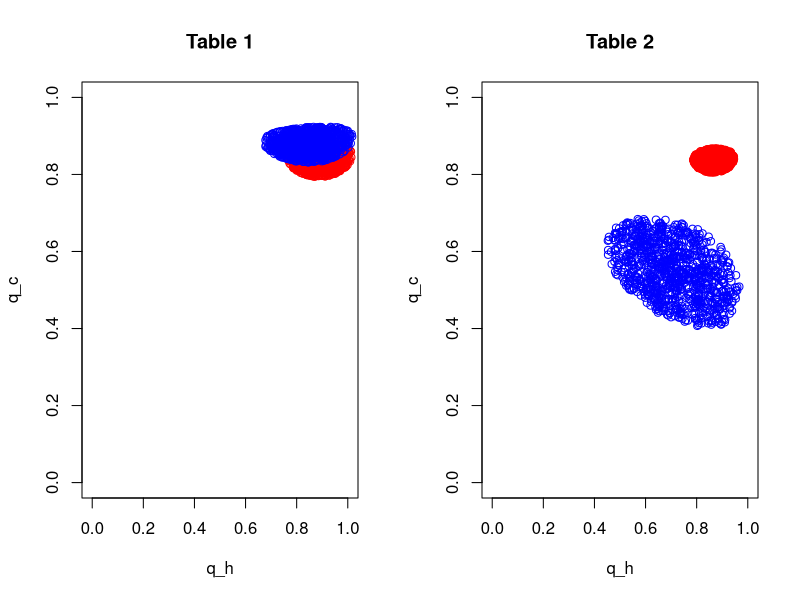

Recreate this plot in R.
## ---- chunk 1
library(knitr)
opts_chunk$set(echo = TRUE, warning = FALSE)
## ---- chunk 2
#the observed data A77
data_raw_matrix = matrix(c(66, 87, 25, 22, 4,
                           13, 14, 15, 9, 4,
                           0, 4, 4, 9, 1,
                           0, 0, 4, 3, 1,
                           0, 0, 0, 1, 1,
                           0, 0, 0, 0, 0), ncol = 5, byrow = TRUE)
data_A77 = prop.table(data_raw_matrix,2)

#the observed data A80
data_raw_matrix = matrix(c(44, 62, 47, 38, 9,
                          10, 13, 8, 11, 5,
                           0, 9, 2, 7, 3,
                           0, 0, 3, 5, 1,
                           0, 0, 0, 1, 0,
                           0, 0, 0, 0, 1), ncol = 5, byrow = TRUE)
data_A80 = prop.table(data_raw_matrix,2)

#the observed data ASE
data_raw_matrix = matrix(c(15, 12, 4,
                          11, 17, 4,
                           0, 21, 4,
                           0, 0, 5), ncol = 3, byrow = TRUE)
data_ASE = prop.table(data_raw_matrix,2)

#the observed data BSE
data_raw_matrix = matrix(c(9, 12, 18, 9, 4,
                          1, 6, 6, 4, 3,
                           0, 2, 3, 4, 0,
                           0, 0, 1, 3, 2,
                           0, 0, 0, 0, 0,
                           0, 0, 0, 0, 0), ncol = 5, byrow = TRUE)
data_BSE = prop.table(data_raw_matrix,2)
## ---- chunk 3
#the data generating function
generate_probabilities = function(theta, n_col_data = 5)
{
	q_c = theta[1]
	q_h = theta[2]
	w_0 = sapply(seq(1, n_col_data, by = 1), function(x){return(`^`(q_c,x))}) #w_0s components (1st row components)
	prob_matrix = matrix(rep(0, n_col_data^2), nrow = n_col_data)
	
	for (i in 1 : (n_col_data - 1)){
		prob_matrix[i, i] = 1 - w_0[i] - sum(prob_matrix[1:i, i]) #w_jj components (diagonal components)
		for (j in (i+1):n_col_data)
		{
			prob_matrix[i, j] = choose(j,i) * prob_matrix[i,i] * (q_c * q_h^i)^(j-i) #w_js components
		}
	}
	prob_matrix[n_col_data, n_col_data] = 1 - w_0[n_col_data] - sum(prob_matrix[1:n_col_data, n_col_data]) #last elements of the matrix
	probabilities = rbind(w_0, prob_matrix) #W matrix (data matrix)
	return(probabilities)
}

#generate the first abc sample
generate_abc_sample_1 = function(observed_data, data_generating_function, epsilon)
{
	while(TRUE)
	{
		q_c_h = runif(2) #q_c and q_h
		generated_data = data_generating_function(theta = q_c_h)
		if(sum((generated_data - observed_data)^2) < epsilon^2) #Squared Euclidean distance
			return(q_c_h)
	}
}

#generate the sequential abc sample
generate_abc_sample_2 = function(observed_data, population, data_generating_function, epsilon)
{
	while(TRUE)
	{
	  N_sample = dim(population)[2]
		sample_index = floor(runif(1, min = 1, max = N_sample + 0.999))
		q_c_h = population[ , sample_index] #population = previous posterior_sample
		q_c_h[1] = rnorm(1, mean = q_c_h[1], sd = 0.05) #perturbation kernel using Gaussian dist
		q_c_h[2] = rnorm(1, mean = q_c_h[2], sd = 0.05) #perturbation kernel using Gaussian dist
		generated_data = data_generating_function(theta = q_c_h)
		if(sum((generated_data - observed_data)^2) < epsilon^2) #Squared Euclidean distance
			return(q_c_h)
	}
}


#the main function
generate_abc_smc_sample = function(dataset)
{
	generate_prob = function(theta){generate_probabilities(theta, n_col_data = ncol(dataset))}
	epsilon_vector = seq(1, 0.35, by = -0.05) #try different epsilons to find minimum point of converging
	n_sequential = length(epsilon_vector)
	N_sample = 1000
	for (i in 1:n_sequential)
	{
		if (i == 1)
		{
			posterior_sample = replicate(generate_abc_sample_1(observed_data = dataset,
															   data_generating_function = generate_prob,
															   epsilon = epsilon_vector[i]), n = N_sample)
		}
		else
		{
			posterior_sample = replicate(generate_abc_sample_2(observed_data = dataset,
										population = posterior_sample,
										data_generating_function = generate_prob,
										epsilon = epsilon_vector[i]), n = N_sample)
		}
		#print(i) #to check the number of iteration to find the best epsilon
	}
	return(posterior_sample)
}
## ---- chunk 4
posterior_sample_A77 = generate_abc_smc_sample(data_A77)
posterior_sample_A80 = generate_abc_smc_sample(data_A80)
posterior_sample_ASE = generate_abc_smc_sample(data_ASE)
posterior_sample_BSE = generate_abc_smc_sample(data_BSE)

par(mfrow=c(1,2))
plot(x =posterior_sample_A77[2, ], y = posterior_sample_A77[1, ], type = "p", col = "red", xlim = c(0,1), ylim = c(0,1), xlab = "q_h", ylab = "q_c", main="Table 1")
points(x = posterior_sample_A80[2, ], y = posterior_sample_A80[1, ], type = "p", col = "blue", xlim = c(0,1), ylim = c(0,1))

plot(x = posterior_sample_ASE[2, ], y = posterior_sample_ASE[1, ], type = "p", col = "blue", xlim = c(0,1), ylim = c(0,1), xlab = "q_h", ylab = "q_c", main="Table 2")
points(x = posterior_sample_BSE[2, ], y = posterior_sample_BSE[1, ], type = "p", col = "red", xlim = c(0,1), ylim = c(0,1))
par(mfrow=c(1,1))
